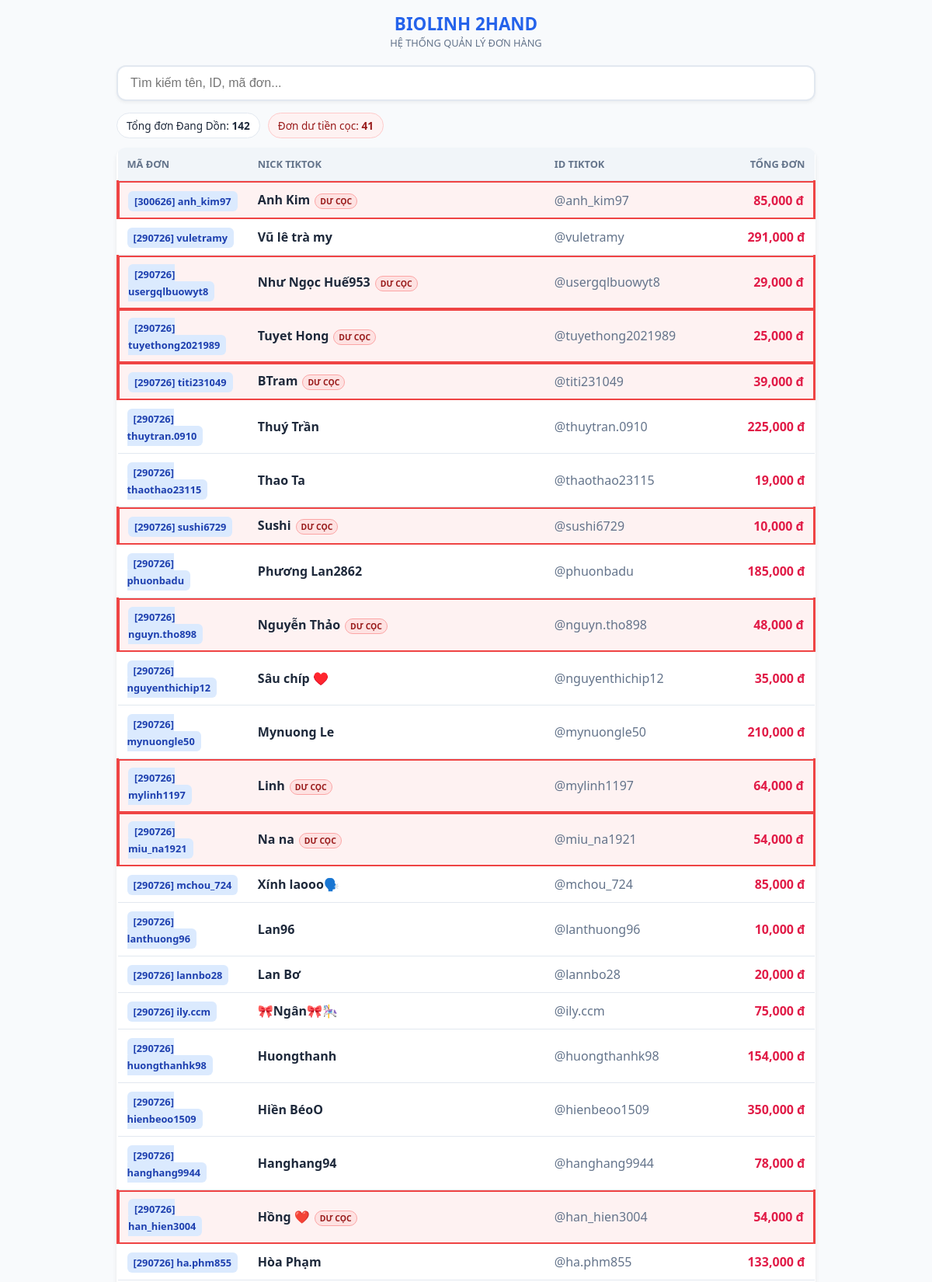
/donhang (upper part), run on the app's committed database.
### tables this page shows
CREATE TABLE tonghopdon (
                                order_id TEXT PRIMARY KEY,
                                nickname TEXT,
                                username TEXT,
                                phone TEXT,
                                address TEXT,
                                weight REAL,
                                total_price REAL,
                                deposit REAL,
                                shipping_cost REAL,
                                total_payment REAL,
                                tracking_number TEXT, status TEXT, success TEXT, tgtaodon TEXT DEFAULT '', is_reconciled INTEGER DEFAULT 0, doisoat_date TEXT);

### app.py (the view)
@app.route("/donhang")
def donhang():
    try:
        conn = get_donhang_db_safe()
    except Exception:
        return "<h3>Chua co khachhang.db</h3><a href='/'>Ve trang chu</a>"
    try:
        rows = conn.execute("""
            SELECT order_id, nickname, username, total_price, deposit
            FROM tonghopdon
            WHERE TRIM(status) = 'Đang Dồn'
            ORDER BY order_id DESC
            LIMIT 1000
        """).fetchall()
        bal_rows = conn.execute("""
            SELECT username,
                   SUM(COALESCE(total_price,0)) as sum_price,
                   SUM(COALESCE(deposit,0)) as sum_dep
            FROM tonghopdon
            WHERE TRIM(status) = 'Đang Dồn'
            GROUP BY username
        """).fetchall()
        balances = {}
        for r in bal_rows:
            if r["username"] is None: continue
            balances[r["username"]] = float(r["sum_price"] or 0) - float(r["sum_dep"] or 0)
    except Exception as e:
        print(f"donhang error: {e}")
        rows = []
        balances = {}
    finally:
        try: conn.close()
        except: pass
    data = []
    for r in rows:
        uname = r["username"]
        bal = balances.get(uname, 0)
        data.append({
            "order_id": r["order_id"],
            "nickname": r["nickname"],
            "username": uname,
            "price": float(r["total_price"] or 0),  # <- hiện cột này
            "balance": bal,                          # <- dùng ngầm để cảnh báo
            "is_warning": bal <= -19
        })
    return render_template("donhang.html", data=data)

### app.py (called while the page is built)
def get_donhang_db_safe():
    for p in [DONHANG_DB, DONHANG_DB + '.txt', 'khachhang.db', 'khachhang.db.txt', '/mnt/data/khachhang_real.db']:
        if os.path.exists(p):
            conn = sqlite3.connect(p)
            conn.row_factory = sqlite3.Row
            return conn
    conn = sqlite3.connect(DONHANG_DB)
    conn.row_factory = sqlite3.Row
    return conn

### templates/donhang.html (shortened to what this page needs)
<!DOCTYPE html>
<html lang="vi">
<head>
</head>
<body>
    <div class="header">
        <h1>Biolinh 2Hand</h1>
        <div style="font-size:0.8rem; color:var(--secondary-color);">HỆ THỐNG QUẢN LÝ ĐƠN HÀNG</div>
    </div>
    <div class="container">
        <div class="search-container">
            <input type="text" id="searchInput" placeholder="Tìm kiếm tên, ID, mã đơn...">
        </div>
        <div class="stats-bar">
            <div class="stat-chip">Tổng đơn Đang Dồn: <strong>{{ data|length }}</strong></div>
            <div class="stat-chip danger" id="warnCountChip" style="display:none">Đơn dư tiền cọc: <strong id="warnCount">0</strong></div>
        </div>
        <div class="table-card">
            <table id="ordersTable">
                <thead>
                    <tr>
                        <th width="100">Mã Đơn</th>
                        <th>Nick Tiktok</th>
                        <th>ID Tiktok</th>
                        <th style="text-align:right">Tổng Đơn</th>
                    </tr>
                </thead>
                <tbody>
                    {% for row in data %}
                    <tr onclick="loadDetails('{{ row.order_id }}')" class="{% if row.is_warning %}row-warning{% endif %}" title="{% if row.is_warning %}Khách này dư cọc: {{ row.balance }} (price - deposit){% endif %}">
                        <td><span class="id-badge">{{ row.order_id }}</span></td>
                        <td><strong>{{ row.nickname }}</strong>{% if row.is_warning %}<span class="warn-badge">DƯ CỌC</span>{% endif %}</td>
                        <td style="color:var(--secondary-color);">@{{ row.username }}</td>
                        <td class="price-cell">{{ "{:,.0f}".format(row.price) }} đ</td>
                    </tr>
                    {% endfor %}
                </tbody>
            </table>
        </div>
    </div>
</body>
</html>

### templates/donhang.html (style rules this page uses)
:root { --primary-color: #2563eb; --secondary-color: #64748b; --bg-color: #f8fafc; --card-bg: #ffffff; --text-main: #1e293b; --border-color: #e2e8f0; --danger: #ef4444; }
body { font-family: 'Segoe UI', system-ui, -apple-system, sans-serif; margin: 0; padding: 15px; background-color: var(--bg-color); color: var(--text-main); }
.header { text-align: center; margin-bottom: 20px; }
.header h1 { font-size: 1.4rem; color: var(--primary-color); margin: 0; text-transform: uppercase; }
.container { max-width: 900px; margin: 0 auto; }
.search-container { margin-bottom: 15px; }
#searchInput { width: 100%; padding: 12px 16px; border: 2px solid var(--border-color); border-radius: 12px; font-size: 16px; outline: none; box-sizing: border-box; box-shadow: 0 2px 4px rgba(0,0,0,0.05); }
.stats-bar { display:flex; gap:10px; margin-bottom:12px; font-size:0.85rem; flex-wrap:wrap; }
.stat-chip { background:white; border:1px solid var(--border-color); padding:6px 12px; border-radius:20px; }
.stat-chip.danger { background:#fef2f2; border-color:#fecaca; color:#991b1b; }
.table-card { background: var(--card-bg); border-radius:12px; box-shadow:0 4px 6px -1px rgba(0,0,0,0.1); overflow:hidden; }
table { width:100%; border-collapse:collapse; }
th { background:#f1f5f9; color:var(--secondary-color); padding:12px; text-align:left; font-size:0.8rem; text-transform:uppercase; border-bottom:2px solid var(--border-color); }
td { padding:12px; border-bottom:1px solid var(--border-color); cursor:pointer; }
.id-badge { background:#dbeafe; color:#1e40af; padding:4px 8px; border-radius:6px; font-weight:bold; font-size:0.8rem; }
.price-cell { text-align:right; font-weight:600; color:#e11d48; white-space:nowrap; }
tr.row-warning { outline:2px solid var(--danger); outline-offset:-2px; background:#fef2f2; }
tr.row-warning td { background:#fef2f2 !important; border-bottom:1px solid #fecaca; }
tr.row-warning td:first-child { border-left:3px solid var(--danger); }
tr.row-warning td:last-child { border-right:3px solid var(--danger); }
.warn-badge { display:inline-block; background:#fee2e2; color:#991b1b; border:1px solid #fca5a5; font-size:0.65rem; padding:2px 6px; border-radius:10px; margin-left:6px; font-weight:700; }

### data on the page
tonghopdon: order_id "[300626] anh_kim97", nickname "Anh Kim", shows "DƯ CỌC", username "anh_kim97", price "85,000"
tonghopdon: order_id "[290726] vuletramy", nickname "Vũ lê trà my", username "vuletramy", price "291,000"
tonghopdon: order_id "[290726] usergqlbuowyt8", nickname "Như Ngọc Huế953", shows "DƯ CỌC", username "usergqlbuowyt8", price "29,000"
tonghopdon: order_id "[290726] tuyethong2021989", nickname "Tuyet Hong", shows "DƯ CỌC", username "tuyethong2021989", price "25,000"
tonghopdon: order_id "[290726] titi231049", nickname "BTram", shows "DƯ CỌC", username "titi231049", price "39,000"
tonghopdon: order_id "[290726] thuytran.0910", nickname "Thuý Trần", username "thuytran.0910", price "225,000"
tonghopdon: order_id "[290726] thaothao23115", nickname "Thao Ta", username "thaothao23115", price "19,000"
tonghopdon: order_id "[290726] sushi6729", nickname "Sushi", shows "DƯ CỌC", username "sushi6729", price "10,000"
tonghopdon: order_id "[290726] phuonbadu", nickname "Phương Lan2862", username "phuonbadu", price "185,000"
tonghopdon: order_id "[290726] nguyn.tho898", nickname "Nguyễn Thảo", shows "DƯ CỌC", username "nguyn.tho898", price "48,000"
tonghopdon: order_id "[290726] nguyenthichip12", nickname "Sâu chíp ♥️", username "nguyenthichip12", price "35,000"
tonghopdon: order_id "[290726] mynuongle50", nickname "Mynuong Le", username "mynuongle50", price "210,000"
tonghopdon: order_id "[290726] mylinh1197", nickname "Linh", shows "DƯ CỌC", username "mylinh1197", price "64,000"
tonghopdon: order_id "[290726] miu_na1921", nickname "Na na", shows "DƯ CỌC", username "miu_na1921", price "54,000"
tonghopdon: order_id "[290726] mchou_724", nickname "Xính laooo🗣️", username "mchou_724", price "85,000"
tonghopdon: order_id "[290726] lanthuong96", nickname "Lan96", username "lanthuong96", price "10,000"
tonghopdon: order_id "[290726] lannbo28", nickname "Lan Bơ", username "lannbo28", price "20,000"
tonghopdon: order_id "[290726] ily.ccm", nickname "🎀Ngân🎀🎠", username "ily.ccm", price "75,000"
tonghopdon: order_id "[290726] huongthanhk98", nickname "Huongthanh", username "huongthanhk98", price "154,000"
tonghopdon: order_id "[290726] hienbeoo1509", nickname "Hiền BéoO", username "hienbeoo1509", price "350,000"
tonghopdon: order_id "[290726] hanghang9944", nickname "Hanghang94", username "hanghang9944", price "78,000"
tonghopdon: order_id "[290726] han_hien3004", nickname "Hồng ❤️", shows "DƯ CỌC", username "han_hien3004", price "54,000"
tonghopdon: order_id "[290726] ha.phm855", nickname "Hòa Phạm", username "ha.phm855", price "133,000"

### other printed values
{{ data|length }} "142"
